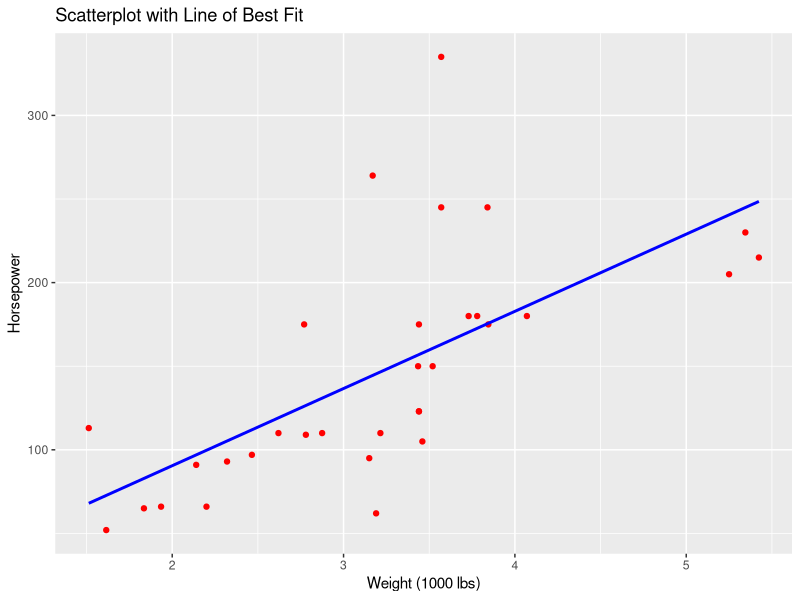
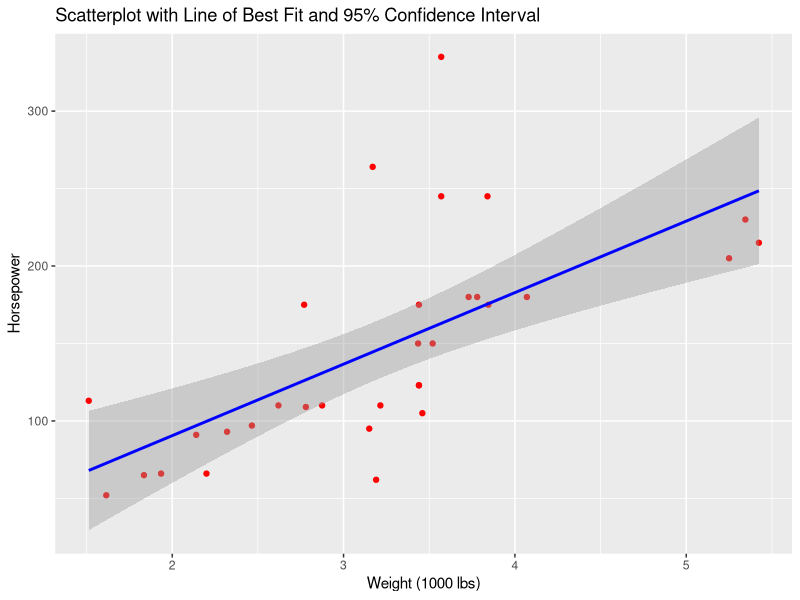

These figures' R source, in order:
# This file contains example code for creating scatterplots in R.
# Scatterplots are a useful way to visualize the relationship between two 
# variables and the distribution of data.

# Install and load ggplot2 package if not already done
install.packages("ggplot2")
library(ggplot2)

# Load your data. Here, we use R's built-in mtcars dataset.
data <- mtcars


# Create a scatterplot with a line of best fit using ggplot2
ggplot(data, aes(x = wt, y = hp)) +    # Map 'wt' to x-axis and 'hp' to y-axis
  geom_point(color = "red") +                        # Add red scatterplot points
  geom_smooth(method = "lm",                         # Overlay a linear model fit
              se = FALSE,                            # Do not display the confidence interval   
              color = "blue") +                      # Color the best-fit line blue
  labs(title = "Scatterplot with Line of Best Fit",  # Set the plot title
       x = "Weight (1000 lbs)",                      # Label for the x-axis
       y = "Horsepower")                             # Label for the y-axis

# Create scatterplot with a line of best fit and a 95% confidence interval
ggplot(data, aes(x = wt, y = hp)) +
  geom_point(color = "red") +                       # Scatterplot points in red
  geom_smooth(method = "lm",                        # Fit a linear model
              se = TRUE,                            # Display the confidence interval
              level = 0.95,                         # Set the confidence level to 95%
              color = "blue") +                     # Color the line of best fit blue
  labs(title = "Scatterplot with Line of Best Fit and 95% Confidence Interval",
       x = "Weight (1000 lbs)",
       y = "Horsepower")

